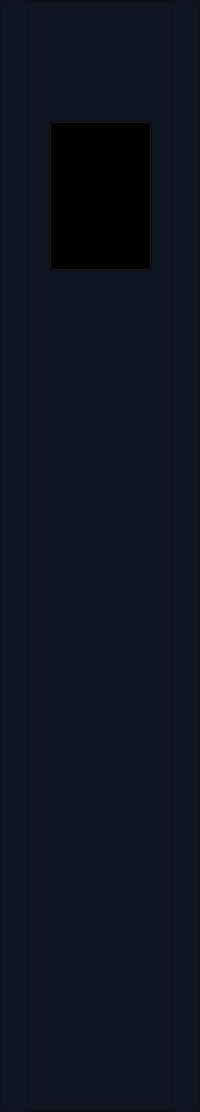
     <widget class="QFrame" name="slide_menu_container">
      <property name="maximumSize">
       <size>
        <width>100000</width>
        <height>1110</height>
       </size>
      </property>
      <property name="layoutDirection">
       <enum>Qt::RightToLeft</enum>
      </property>
      <property name="styleSheet">
       <string notr="true">background-color: #0F1621;

</string>
      </property>
      <property name="frameShape">
       <enum>QFrame::StyledPanel</enum>
      </property>
      <property name="frameShadow">
       <enum>QFrame::Raised</enum>
      </property>
      <layout class="QHBoxLayout" name="horizontalLayout_2">
       <property name="spacing">
        <number>0</number>
       </property>
       <property name="leftMargin">
        <number>0</number>
       </property>
       <property name="topMargin">
        <number>0</number>
       </property>
       <property name="rightMargin">
        <number>0</number>
       </property>
       <property name="bottomMargin">
        <number>0</number>
       </property>
       <item>
        <widget class="QFrame" name="slide_menu">
         <property name="minimumSize">
          <size>
           <width>145</width>
           <height>1110</height>
          </size>
         </property>
         <property name="maximumSize">
          <size>
           <width>145</width>
           <height>1110</height>
          </size>
         </property>
         <property name="frameShape">
          <enum>QFrame::StyledPanel</enum>
         </property>
         <property name="frameShadow">
          <enum>QFrame::Raised</enum>
         </property>
         <layout class="QVBoxLayout" name="verticalLayout_5">
          <item>
           <widget class="QFrame" name="frame_6">
            <property name="sizePolicy">
             <sizepolicy hsizetype="Preferred" vsizetype="Minimum">
              <horstretch>0</horstretch>
              <verstretch>0</verstretch>
             </sizepolicy>
            </property>
            <property name="minimumSize">
             <size>
              <width>0</width>
              <height>0</height>
             </size>
            </property>
            <property name="layoutDirection">
             <enum>Qt::RightToLeft</enum>
            </property>
            <property name="frameShape">
             <enum>QFrame::StyledPanel</enum>
            </property>
            <property name="frameShadow">
             <enum>QFrame::Raised</enum>
            </property>
            <layout class="QVBoxLayout" name="verticalLayout_6">
             <property name="spacing">
              <number>0</number>
             </property>
             <property name="sizeConstraint">
              <enum>QLayout::SetDefaultConstraint</enum>
             </property>
             <property name="leftMargin">
              <number>10</number>
             </property>
             <property name="topMargin">
              <number>0</number>
             </property>
             <property name="rightMargin">
              <number>10</number>
             </property>
             <property name="bottomMargin">
              <number>0</number>
             </property>
             <item>
              <widget class="QPushButton" name="btn_tumi">
               <property name="enabled">
                <bool>true</bool>
               </property>
               <property name="maximumSize">
                <size>
                 <width>150</width>
                 <height>150</height>
                </size>
               </property>
               <property name="layoutDirection">
                <enum>Qt::LeftToRight</enum>
               </property>
               <property name="styleSheet">
                <string notr="true">background-color:transparent;</string>
               </property>
               <property name="text">
                <string/>
               </property>
               <property name="icon">
                <iconset>
                 <normaloff>iconos/loadScreen.png</normaloff>iconos/loadScreen.png</iconset>
               </property>
               <property name="iconSize">
                <size>
                 <width>210</width>
                 <height>240</height>
                </size>
               </property>
              </widget>
             </item>
             <item>
              <spacer name="verticalSpacer">
               <property name="orientation">
                <enum>Qt::Vertical</enum>
               </property>
               <property name="sizeType">
                <enum>QSizePolicy::Fixed</enum>
               </property>
               <property name="sizeHint" stdset="0">
                <size>
                 <width>1</width>
                 <height>100</height>
                </size>
               </property>
              </spacer>
             </item>
             <item>
              <widget class="QPushButton" name="btn_posicion">
               <property name="minimumSize">
                <size>
                 <width>100</width>
                 <height>50</height>
                </size>
               </property>
               <property name="maximumSize">
                <size>
                 <width>100</width>
                 <height>50</height>
                </size>
               </property>
               <property name="font">
                <font>
                 <pointsize>10</pointsize>
                 <weight>75</weight>
                 <bold>true</bold>
                </font>
               </property>
               <property name="layoutDirection">
                <enum>Qt::LeftToRight</enum>
               </property>
               <property name="styleSheet">
                <string notr="true">QPushButton::QAbstractButton:icon {
	color: rgb(255, 255, 255);
}

QPushButton {
	border: none;
	border-radius: 10px;
	background-color: #0F1621;
	color: rgb(255, 255, 255);
}

QPushButton:hover {
	border: none;
	background-color: #29303C;
	border-radius: 10px;
	color: rgb(255, 255, 255)
}</string>
               </property>
               <property name="text">
                <string/>
               </property>
               <property name="icon">
                <iconset>
                 <normaloff>iconos/Ubicate.svg</normaloff>iconos/Ubicate.svg</iconset>
               </property>
               <property name="iconSize">
                <size>
                 <width>45</width>
                 <height>45</height>
                </size>
               </property>
              </widget>
             </item>
             <item>
              <spacer name="verticalSpacer_4">
               <property name="orientation">
                <enum>Qt::Vertical</enum>
               </property>
               <property name="sizeType">
                <enum>QSizePolicy::Fixed</enum>
               </property>
               <property name="sizeHint" stdset="0">
                <size>
                 <width>1</width>
                 <height>50</height>
                </size>
               </property>
              </spacer>
             </item>
             <item>
              <widget class="QPushButton" name="btn_archivos">
               <property name="minimumSize">
                <size>
                 <width>100</width>
                 <height>50</height>
                </size>
               </property>
               <property name="maximumSize">
                <size>
                 <width>100</width>
                 <height>50</height>
                </size>
               </property>
               <property name="font">
                <font>
                 <pointsize>10</pointsize>
                 <weight>75</weight>
                 <bold>true</bold>
                </font>
               </property>
               <property name="styleSheet">
                <string notr="true">QPushButton::QAbstractButton:icon {
	color: rgb(255, 255, 255);
}

QPushButton {
	border: none;
	border-radius: 10px;
	background-color: #0F1621;
	color: rgb(255, 255, 255);
}

QPushButton:hover {
	border: none;
	background-color: #29303C;
	border-radius: 10px;
	color: rgb(255, 255, 255)
}</string>
               </property>
               <property name="text">
                <string/>
               </property>
               <property name="icon">
                <iconset>
                 <normaloff>iconos/position.svg</normaloff>iconos/position.svg</iconset>
               </property>
               <property name="iconSize">
                <size>
                 <width>45</width>
                 <height>45</height>
                </size>
               </property>
              </widget>
             </item>
             <item>
              <spacer name="verticalSpacer_2">
               <property name="orientation">
                <enum>Qt::Vertical</enum>
               </property>
               <property name="sizeType">
                <enum>QSizePolicy::Fixed</enum>
               </property>
               <property name="sizeHint" stdset="0">
                <size>
                 <width>1</width>
                 <height>250</height>
                </size>
               </property>
              </spacer>
             </item>
            </layout>
           </widget>
          </item>
         </layout>
        </widget>
       </item>
      </layout>
     </widget>
